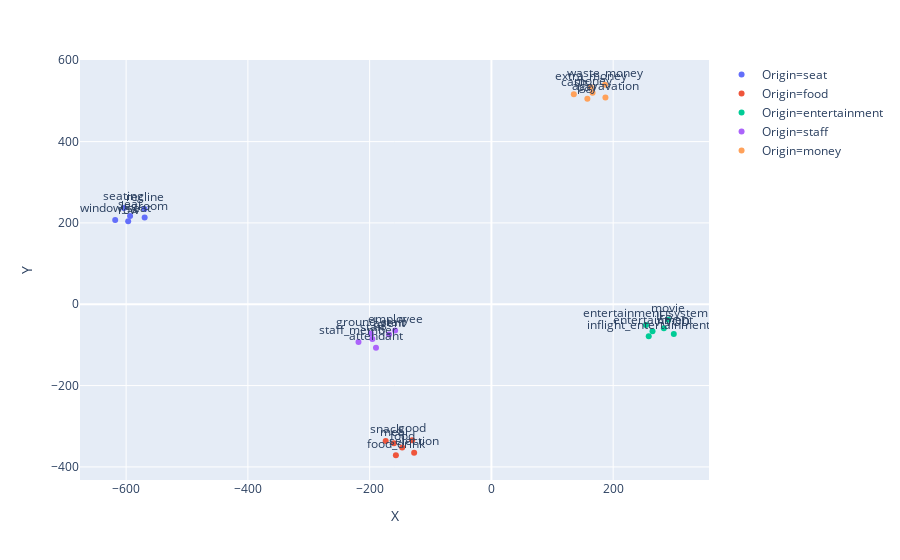

The cell this chart's notebook holds for it:
### Code cell
# Apply TSNE
words = sum([[k] + v for k, v in similar_words.items()], [])
wvs = w2v_model.wv[words]

tsne = TSNE(n_components=2, random_state=0, n_iter=5000, perplexity=2)
np.set_printoptions(suppress=True)
T = tsne.fit_transform(wvs)
words

# Make the df for visualization
df = pd.DataFrame({'Word':words, 
                   'X':T[:,0], 
                   'Y':T[:,1], 
                   'Origin':[x for x in list(similar_words.keys()) for _ in range(6)]})
fig.update_layout(showlegend=True)

### Figure 1 — Plotly figure (JSON) as saved in the notebook; plotly's stock layout.template omitted (floating-point values rounded to 4 significant figures)
{"data": [{"hoverlabel": {"namelength": 0}, "hovertemplate": "Origin=seat<br>X=%{x}<br>Y=%{y}<br>Word=%{text}", "legendgroup": "Origin=seat", "marker": {"color": "#636efa", "symbol": "circle"}, "mode": "markers+text", "name": "Origin=seat", "showlegend": true, "text": ["seat", "row", "window_seat", "legroom", "seating", "recline"], "textposition": "top center", "type": "scatter", "x": [-593.5, -596.6, -618.0, -569.6, -603.8, -569.8], "xaxis": "x", "y": [217.1, 203.8, 207.0, 213.5, 236.8, 234.2], "yaxis": "y"}, {"hoverlabel": {"namelength": 0}, "hovertemplate": "Origin=food<br>X=%{x}<br>Y=%{y}<br>Word=%{text}", "legendgroup": "Origin=food", "marker": {"color": "#EF553B", "symbol": "circle"}, "mode": "markers+text", "name": "Origin=food", "showlegend": true, "text": ["food", "meal", "food_drink", "snack", "selection", "good"], "textposition": "top center", "type": "scatter", "x": [-146.6, -160.1, -156.9, -173.7, -126.9, -130.1], "xaxis": "x", "y": [-352.6, -341.9, -371.3, -336.6, -365.5, -334.3], "yaxis": "y"}, {"hoverlabel": {"namelength": 0}, "hovertemplate": "Origin=entertainment<br>X=%{x}<br>Y=%{y}<br>Word=%{text}", "legendgroup": "Origin=entertainment", "marker": {"color": "#00cc96", "symbol": "circle"}, "mode": "markers+text", "name": "Origin=entertainment", "showlegend": true, "text": ["entertainment", "inflight_entertainment", "entertainment_system", "IFE", "AVOD", "movie"], "textposition": "top center", "type": "scatter", "x": [264.6, 258.4, 253.9, 283.3, 299.6, 290.3], "xaxis": "x", "y": [-66.47, -78.89, -51.04, -58.8, -73.02, -38.0], "yaxis": "y"}, {"hoverlabel": {"namelength": 0}, "hovertemplate": "Origin=staff<br>X=%{x}<br>Y=%{y}<br>Word=%{text}", "legendgroup": "Origin=staff", "marker": {"color": "#ab63fa", "symbol": "circle"}, "mode": "markers+text", "name": "Origin=staff", "showlegend": true, "text": ["staff", "ground_staff", "agent", "attendant", "employee", "staff_member"], "textposition": "top center", "type": "scatter", "x": [-195.6, -198.1, -168.2, -189.6, -158.2, -218.4], "xaxis": "x", "y": [-85.6, -71.79, -74.52, -106.8, -64.6, -92.71], "yaxis": "y"}, {"hoverlabel": {"namelength": 0}, "hovertemplate": "Origin=money<br>X=%{x}<br>Y=%{y}<br>Word=%{text}", "legendgroup": "Origin=money", "marker": {"color": "#FFA15A", "symbol": "circle"}, "mode": "markers+text", "name": "Origin=money", "showlegend": true, "text": ["money", "extra_money", "pay", "aggravation", "waste_money", "cash"], "textposition": "top center", "type": "scatter", "x": [166.2, 163.2, 157.6, 187.3, 186.6, 135.4], "xaxis": "x", "y": [519.9, 533.5, 505.2, 508.7, 539.8, 516.6], "yaxis": "y"}], "layout": {"legend": {"tracegroupgap": 0}, "margin": {"t": 60}, "showlegend": true, "xaxis": {"anchor": "y", "domain": [0, 1], "title": {"text": "X"}}, "yaxis": {"anchor": "x", "domain": [0, 1], "title": {"text": "Y"}}}}
